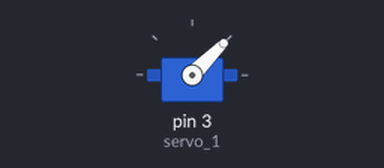
Simulated run of this sketch. Board: Arduino Uno, built with avr-gcc and run on an emulated ATmega328P. Parts: servo.

Above: at 0.05 s.
Timing chart, 0 to 4.6 s (numbered marks = the images above):
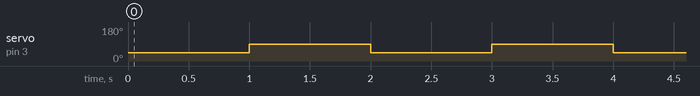

Measured:
- by itself, servo on pin 3 (servo_1): alternates 90° for 1.0 s and 45° for 1.0 s

The sketch:

sketch_nov21b_servo.ino
```cpp
#include <Servo.h>
Servo servo_1;

void setup()
{
  servo_1.attach(3);
}

void loop() {
  servo_1.write(45);
  delay(1000);
  servo_1.write(90);
  delay(1000);
}
```
